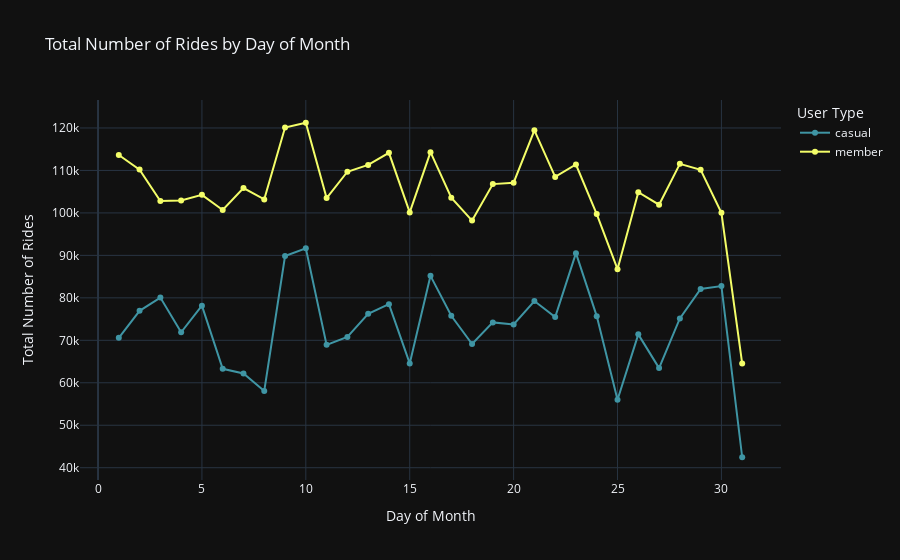

Source (notebook cell):
### Code cell
# Creating a visualization for number of rides per day of month with the same plotly.express line chart.

total_rides_day = ex.line(rides_by_monthday, x = "month_day", y = "ride_id", color = "user_type",
                          color_discrete_sequence = logo_colors, template = "plotly_dark", labels = 
                          {"ride_id":"Total Number of Rides", "month_day":"Day of Month",
                           "user_type":"User Type"}, title = "Total Number of Rides by Day of Month",
                          hover_name = "user_type", hover_data = {"user_type":False}, markers = True)

total_rides_day.write_html("TotalRidesPerDay2022.html")

total_rides_day.show()

### Figure 1 — Plotly figure (JSON) as saved in the notebook; plotly's stock layout.template omitted (floating-point values rounded to 4 significant figures)
{"data": [{"customdata": [["casual"], ["casual"], ["casual"], ["casual"], ["casual"], ["casual"], ["casual"], ["casual"], ["casual"], ["casual"], ["casual"], ["casual"], ["casual"], ["casual"], ["casual"], ["casual"], ["casual"], ["casual"], ["casual"], ["casual"], ["casual"], ["casual"], ["casual"], ["casual"], ["casual"], ["casual"], ["casual"], ["casual"], ["casual"], ["casual"], ["casual"]], "hovertemplate": "<b>%{hovertext}</b><br><br>Day of Month=%{x}<br>Total Number of Rides=%{y}<extra></extra>", "hovertext": ["casual", "casual", "casual", "casual", "casual", "casual", "casual", "casual", "casual", "casual", "casual", "casual", "casual", "casual", "casual", "casual", "casual", "casual", "casual", "casual", "casual", "casual", "casual", "casual", "casual", "casual", "casual", "casual", "casual", "casual", "casual"], "legendgroup": "casual", "line": {"color": "#3F95A4", "dash": "solid"}, "marker": {"symbol": "circle"}, "mode": "markers+lines", "name": "casual", "orientation": "v", "showlegend": true, "type": "scatter", "x": [1, 2, 3, 4, 5, 6, 7, 8, 9, 10, 11, 12, 13, 14, 15, 16, 17, 18, 19, 20, 21, 22, 23, 24, 25, 26, 27, 28, 29, 30, 31], "xaxis": "x", "y": [70582, 76949, 80059, 71892, 78156, 63297, 62184, 58084, 89855, 91659, 68935, 70806, 76245, 78517, 64560, 85182, 75787, 69132, 74216, 73745, 79240, 75495, 90523, 75695, 56019, 71401, 63456, 75143, 82089, 82774, 42465], "yaxis": "y"}, {"customdata": [["member"], ["member"], ["member"], ["member"], ["member"], ["member"], ["member"], ["member"], ["member"], ["member"], ["member"], ["member"], ["member"], ["member"], ["member"], ["member"], ["member"], ["member"], ["member"], ["member"], ["member"], ["member"], ["member"], ["member"], ["member"], ["member"], ["member"], ["member"], ["member"], ["member"], ["member"]], "hovertemplate": "<b>%{hovertext}</b><br><br>Day of Month=%{x}<br>Total Number of Rides=%{y}<extra></extra>", "hovertext": ["member", "member", "member", "member", "member", "member", "member", "member", "member", "member", "member", "member", "member", "member", "member", "member", "member", "member", "member", "member", "member", "member", "member", "member", "member", "member", "member", "member", "member", "member", "member"], "legendgroup": "member", "line": {"color": "#F3FD68", "dash": "solid"}, "marker": {"symbol": "circle"}, "mode": "markers+lines", "name": "member", "orientation": "v", "showlegend": true, "type": "scatter", "x": [1, 2, 3, 4, 5, 6, 7, 8, 9, 10, 11, 12, 13, 14, 15, 16, 17, 18, 19, 20, 21, 22, 23, 24, 25, 26, 27, 28, 29, 30, 31], "xaxis": "x", "y": [113633, 110200, 102796, 102907, 104254, 100691, 105843, 103187, 120111, 121232, 103489, 109694, 111311, 114149, 100127, 114308, 103600, 98190, 106786, 107111, 119443, 108485, 111400, 99716, 86760, 104883, 101929, 111559, 110156, 100014, 64522], "yaxis": "y"}], "layout": {"autosize": true, "legend": {"title": {"text": "User Type"}, "tracegroupgap": 0}, "title": {"text": "Total Number of Rides by Day of Month"}, "xaxis": {"anchor": "y", "autorange": true, "domain": [0, 1], "range": [-0.8238, 32.82], "title": {"text": "Day of Month"}, "type": "linear"}, "yaxis": {"anchor": "x", "autorange": true, "domain": [0, 1], "range": [35960.0, 127700.0], "title": {"text": "Total Number of Rides"}, "type": "linear"}}}
